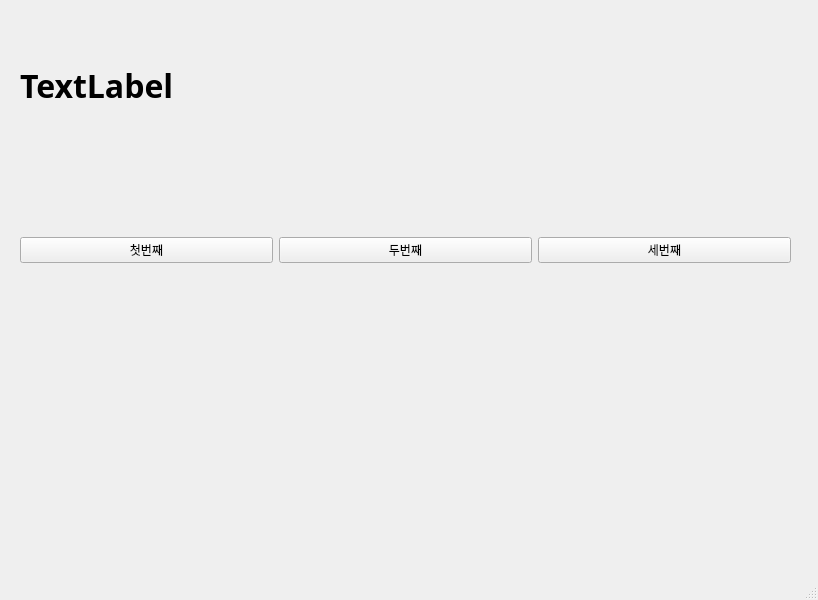
<?xml version="1.0" encoding="UTF-8"?>
<ui version="4.0">
 <class>MainWindow</class>
 <widget class="QMainWindow" name="MainWindow">
  <property name="geometry">
   <rect>
    <x>0</x>
    <y>0</y>
    <width>818</width>
    <height>600</height>
   </rect>
  </property>
  <property name="windowTitle">
   <string>MainWindow</string>
  </property>
  <widget class="QWidget" name="centralwidget">
   <widget class="QLabel" name="label">
    <property name="geometry">
     <rect>
      <x>20</x>
      <y>20</y>
      <width>771</width>
      <height>131</height>
     </rect>
    </property>
    <property name="font">
     <font>
      <family>맑은 고딕</family>
      <pointsize>24</pointsize>
      <weight>75</weight>
      <bold>true</bold>
     </font>
    </property>
    <property name="text">
     <string>TextLabel</string>
    </property>
   </widget>
   <widget class="QWidget" name="horizontalLayoutWidget">
    <property name="geometry">
     <rect>
      <x>20</x>
      <y>210</y>
      <width>771</width>
      <height>80</height>
     </rect>
    </property>
    <layout class="QHBoxLayout" name="horizontalLayout">
     <item>
      <widget class="QPushButton" name="pushButton">
       <property name="text">
        <string>첫번째</string>
       </property>
      </widget>
     </item>
     <item>
      <widget class="QPushButton" name="pushButton_2">
       <property name="text">
        <string>두번째</string>
       </property>
      </widget>
     </item>
     <item>
      <widget class="QPushButton" name="pushButton_3">
       <property name="text">
        <string>세번째</string>
       </property>
      </widget>
     </item>
    </layout>
   </widget>
  </widget>
  <widget class="QMenuBar" name="menubar">
   <property name="geometry">
    <rect>
     <x>0</x>
     <y>0</y>
     <width>818</width>
     <height>21</height>
    </rect>
   </property>
  </widget>
  <widget class="QStatusBar" name="statusbar"/>
 </widget>
 <resources/>
 <connections>
  <connection>
   <sender>pushButton</sender>
   <signal>clicked()</signal>
   <receiver>MainWindow</receiver>
   <slot>firstClick()</slot>
   <hints>
    <hint type="sourcelabel">
     <x>143</x>
     <y>273</y>
    </hint>
    <hint type="destinationlabel">
     <x>150</x>
     <y>313</y>
    </hint>
   </hints>
  </connection>
  <connection>
   <sender>pushButton_2</sender>
   <signal>clicked()</signal>
   <receiver>MainWindow</receiver>
   <slot>secondClick()</slot>
   <hints>
    <hint type="sourcelabel">
     <x>403</x>
     <y>270</y>
    </hint>
    <hint type="destinationlabel">
     <x>424</x>
     <y>313</y>
    </hint>
   </hints>
  </connection>
  <connection>
   <sender>pushButton_3</sender>
   <signal>clicked()</signal>
   <receiver>MainWindow</receiver>
   <slot>thirdClick()</slot>
   <hints>
    <hint type="sourcelabel">
     <x>649</x>
     <y>271</y>
    </hint>
    <hint type="destinationlabel">
     <x>672</x>
     <y>317</y>
    </hint>
   </hints>
  </connection>
 </connections>
 <slots>
  <slot>firstClick()</slot>
  <slot>secondClick()</slot>
  <slot>thirdClick()</slot>
 </slots>
</ui>
